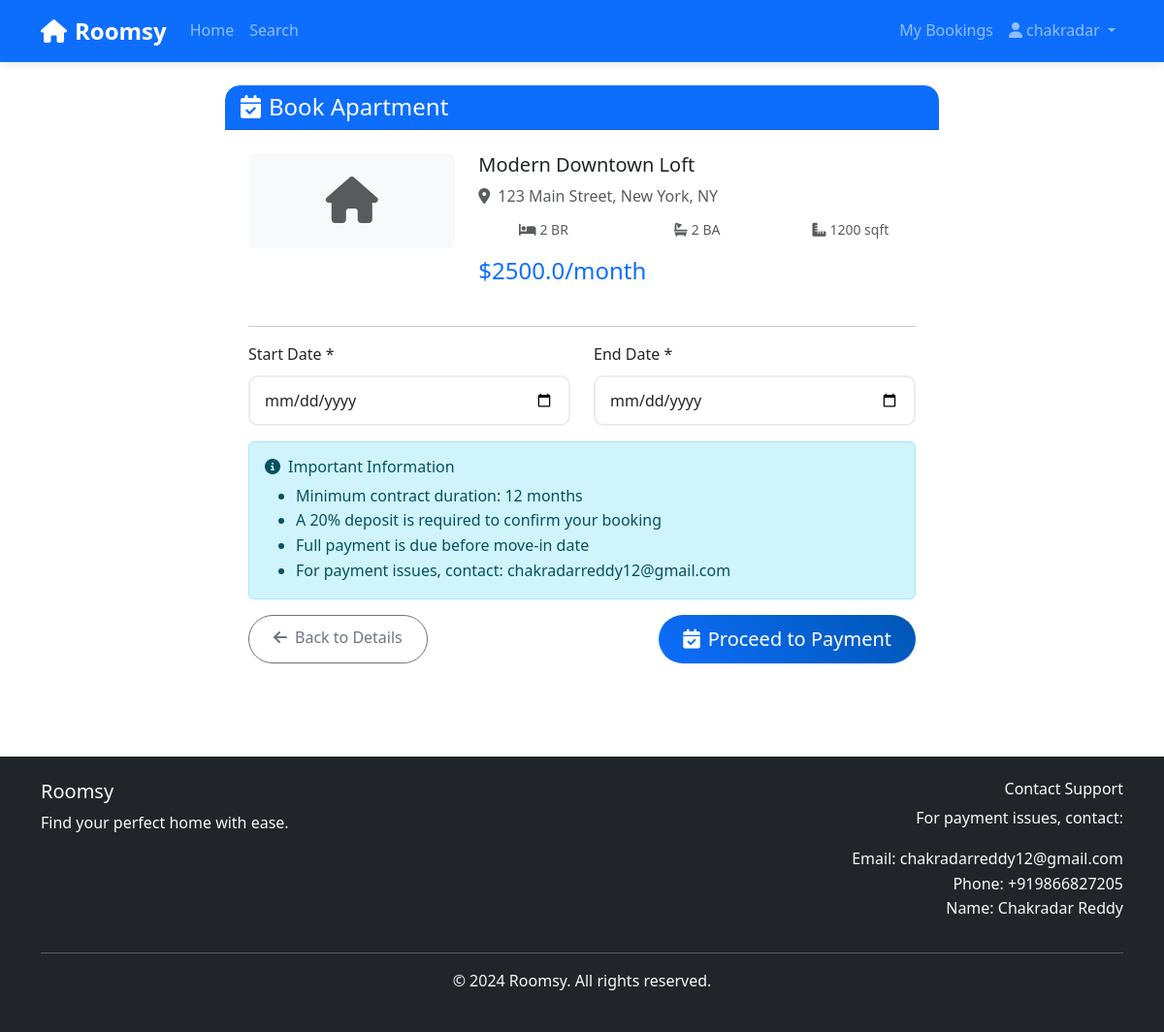
The app's page /booking/1 (signed in) with its own data.
### app/models/user.py (models this page shows, shortened)
class User(UserMixin, db.Model):
    id = db.Column(db.Integer, primary_key=True)
    username = db.Column(db.String(80), unique=True, nullable=False)
    email = db.Column(db.String(120), unique=True, nullable=False)
    password_hash = db.Column(db.String(128))
    is_owner = db.Column(db.Boolean, default=False)
    created_at = db.Column(db.DateTime, default=datetime.utcnow)
    apartments = db.relationship('Apartment', backref='owner', lazy=True)
    bookings = db.relationship('Booking', backref='user', lazy=True)

### app/models/apartment.py (models this page shows, shortened)
class Apartment(db.Model):
    id = db.Column(db.Integer, primary_key=True)
    title = db.Column(db.String(200), nullable=False)
    description = db.Column(db.Text, nullable=False)
    address = db.Column(db.String(500), nullable=False)
    city = db.Column(db.String(100), nullable=False)
    state = db.Column(db.String(100), nullable=False)
    zip_code = db.Column(db.String(20), nullable=False)
    price_per_month = db.Column(db.Float, nullable=False)
    min_contract_duration = db.Column(db.Integer, nullable=False)  # in months
    bedrooms = db.Column(db.Integer, nullable=False)
    bathrooms = db.Column(db.Integer, nullable=False)
    area_sqft = db.Column(db.Integer, nullable=False)
    is_available = db.Column(db.Boolean, default=True)
    created_at = db.Column(db.DateTime, default=datetime.utcnow)
    updated_at = db.Column(db.DateTime, default=datetime.utcnow, onupdate=datetime.utcnow)
    owner_id = db.Column(db.Integer, db.ForeignKey('user.id'), nullable=False)
    images = db.relationship('ApartmentImage', backref='apartment', lazy=True, cascade='all, delete-orphan')
    bookings = db.relationship('Booking', backref='apartment', lazy=True)

### app/routes/booking.py (the view, shortened to what this page needs)
@booking_bp.route('/<int:apartment_id>', methods=['GET', 'POST'])
@login_required
def book_apartment(apartment_id):
    apartment = Apartment.query.get_or_404(apartment_id)
    if not apartment.is_available:
        flash('This apartment is not available for booking.', 'error')
        return redirect(url_for('main.apartment_detail', apartment_id=apartment_id))
    return render_template('booking/book.html', apartment=apartment)

### app/models/user.py (called while the page is built)
@login_manager.user_loader
def load_user(user_id):
    return User.query.get(int(user_id))

### app/templates/booking/book.html (shortened to what this page needs)
{% extends "base.html" %}
{% block content %}
<div class="container">
    <div class="row justify-content-center">
        <div class="col-lg-8">
            <div class="card">
                <div class="card-header bg-primary text-white">
                    <h4 class="mb-0">
                        <i class="fas fa-calendar-check me-2"></i>Book Apartment
                    </h4>
                </div>
                <div class="card-body p-4">
                    <div class="row mb-4">
                        <div class="col-md-4">
                            <div class="bg-light text-center py-4 rounded">
                                <i class="fas fa-home fa-3x text-muted"></i>
                            </div>
                        </div>
                        <div class="col-md-8">
                            <h5>{{ apartment.title }}</h5>
                            <p class="text-muted mb-2">
                                <i class="fas fa-map-marker-alt me-2"></i>{{ apartment.address }}, {{ apartment.city }}, {{ apartment.state }}
                            </p>
                            <div class="row text-center">
                                <div class="col-4">
                                    <small class="text-muted">
                                        <i class="fas fa-bed me-1"></i>{{ apartment.bedrooms }} BR
                                    </small>
                                </div>
                                <div class="col-4">
                                    <small class="text-muted">
                                        <i class="fas fa-bath me-1"></i>{{ apartment.bathrooms }} BA
                                    </small>
                                </div>
                                <div class="col-4">
                                    <small class="text-muted">
                                        <i class="fas fa-ruler-combined me-1"></i>{{ apartment.area_sqft }} sqft
                                    </small>
                                </div>
                            </div>
                            <div class="mt-3">
                                <span class="h4 text-primary">${{ apartment.price_per_month }}/month</span>
                            </div>
                        </div>
                    </div>
                    <hr>
                    <form method="POST">
                        <div class="row">
                            <div class="col-md-6">
                                <div class="mb-3">
                                    <label for="start_date" class="form-label">Start Date *</label>
                                    <input type="date" class="form-control" id="start_date" name="start_date" required>
                                </div>
                            </div>
                            <div class="col-md-6">
                                <div class="mb-3">
                                    <label for="end_date" class="form-label">End Date *</label>
                                    <input type="date" class="form-control" id="end_date" name="end_date" required>
                                </div>
                            </div>
                        </div>
                        <div class="alert alert-info">
                            <h6><i class="fas fa-info-circle me-2"></i>Important Information</h6>
                            <ul class="mb-0">
                                <li>Minimum contract duration: {{ apartment.min_contract_duration }} months</li>
                                <li>A 20% deposit is required to confirm your booking</li>
                                <li>Full payment is due before move-in date</li>
                                <li>For payment issues, contact: chakradarreddy12@gmail.com</li>
                            </ul>
                        </div>
                        <div class="d-flex justify-content-between">
                            <a href="{{ url_for('main.apartment_detail', apartment_id=apartment.id) }}" class="btn btn-outline-secondary">
                                <i class="fas fa-arrow-left me-2"></i>Back to Details
                            </a>
                            <button type="submit" class="btn btn-primary btn-lg">
                                <i class="fas fa-calendar-check me-2"></i>Proceed to Payment
                            </button>
                        </div>
                    </form>
                </div>
            </div>
        </div>
    </div>
</div>
{% endblock %}

### app/templates/base.html (shortened to what this page needs)
<!DOCTYPE html>
<html lang="en">
<head>
    <link href="https://cdn.jsdelivr.net/npm/bootstrap@5.3.0/dist/css/bootstrap.min.css" rel="stylesheet">
    <link rel="stylesheet" href="https://cdnjs.cloudflare.com/ajax/libs/font-awesome/6.4.0/css/all.min.css">
    <link rel="stylesheet" href="{{ url_for('static', filename='css/style.css') }}">
</head>
<body>
    <nav class="navbar navbar-expand-lg navbar-dark bg-primary">
        <div class="container">
            <a class="navbar-brand" href="{{ url_for('main.index') }}">
                <i class="fas fa-home me-2"></i>Roomsy
            </a>
            <div class="collapse navbar-collapse" id="navbarNav">
                <ul class="navbar-nav me-auto">
                    <li class="nav-item">
                        <a class="nav-link" href="{{ url_for('main.index') }}">Home</a>
                    </li>
                    <li class="nav-item">
                        <a class="nav-link" href="{{ url_for('main.search') }}">Search</a>
                    </li>
                </ul>
                <ul class="navbar-nav">
                    {% if current_user.is_authenticated %}
                        <li class="nav-item">
                            <a class="nav-link" href="{{ url_for('booking.my_bookings') }}">My Bookings</a>
                        </li>
                        <li class="nav-item dropdown">
                            <a class="nav-link dropdown-toggle" href="#" id="navbarDropdown" role="button" data-bs-toggle="dropdown">
                                <i class="fas fa-user me-1"></i>{{ current_user.username }}
                            </a>
                        </li>
                    {% endif %}
                </ul>
            </div>
        </div>
    </nav>
    <main class="py-4">
        {% block content %}{% endblock %}
    </main>
    <footer class="bg-dark text-light py-4 mt-5">
        <div class="container">
            <div class="row">
                <div class="col-md-6">
                    <h5>Roomsy</h5>
                    <p>Find your perfect home with ease.</p>
                </div>
                <div class="col-md-6 text-md-end">
                    <h6>Contact Support</h6>
                    <p>For payment issues, contact:</p>
                    <p>Email: chakradarreddy12@gmail.com<br>
                    Phone: +919866827205<br>
                    Name: Chakradar Reddy</p>
                </div>
            </div>
            <hr>
            <div class="text-center">
                <p>&copy; 2024 Roomsy. All rights reserved.</p>
            </div>
        </div>
    </footer>
</body>
</html>

### app/static/css/style.css (style rules this page uses)
:root { --primary-color: #0d6efd; --secondary-color: #6c757d; --success-color: #198754; --danger-color: #dc3545; --warning-color: #ffc107; --info-color: #0dcaf0; --light-color: #f8f9fa; --dark-color: #212529; }
body { font-family: 'Segoe UI', Tahoma, Geneva, Verdana, sans-serif; line-height: 1.6; }
.card { transition: transform 0.2s ease-in-out, box-shadow 0.2s ease-in-out; border: none; border-radius: 15px; overflow: hidden; }
.card-header { border-radius: 15px 15px 0 0 !important; }
.btn { border-radius: 25px; padding: 10px 25px; font-weight: 500; transition: all 0.3s ease; }
.btn-primary { background: linear-gradient(45deg, var(--primary-color), #0056b3); border: none; }
.form-control { border-radius: 10px; border: 2px solid #e9ecef; padding: 12px 15px; transition: all 0.3s ease; }
.navbar { box-shadow: 0 2px 10px rgba(0,0,0,0.1); }
.navbar-brand { font-weight: 700; font-size: 1.5rem; }
footer { margin-top: auto; }
.card { height: 100%; display: flex; flex-direction: column; }
.card-body { flex: 1; display: flex; flex-direction: column; }

### records on screen
User: username "chakradar"
Apartment: title "Modern Downtown Loft", address "123 Main Street", city "New York", state "NY", bedrooms "2", bathrooms "2", area_sqft "1200", price_per_month "2500.0", min_contract_duration "12"
